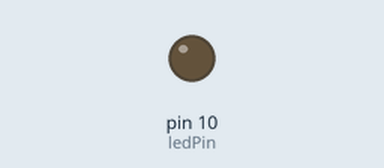
This sketch was run on a simulated Arduino Uno, built with avr-gcc and run on an emulated ATmega328P. Shown: output pins drawn as LEDs (lit = HIGH).

Above: at 0.05 s.
Timing chart, 0 to 3.0 s (numbered marks = the images above):
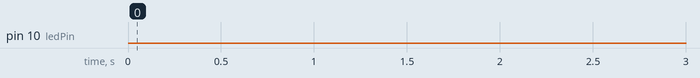

The sketch:

FONATest.ino
```cpp
int ledPin = 10;
const int wait = 10000;
int upTime = wait;
int downTime = 0;


void setup() {
  // put your setup code here, to run once:
  pinMode(ledPin, OUTPUT);
}

void loop() {
  // put your main code here, to run repeatedly:
  delay(upTime/100);
  toggle();
  delay(downTime/100);
  toggle();
  upTime--;
  downTime++;

  if(upTime == 0){
    toggle();
    upTime = wait;
    downTime = 0;
  }
}

void toggle(){
  if (digitalRead(ledPin) == LOW){
    digitalWrite(ledPin,HIGH);
  }
  else{
    digitalWrite(ledPin,LOW);
  }
}
```
